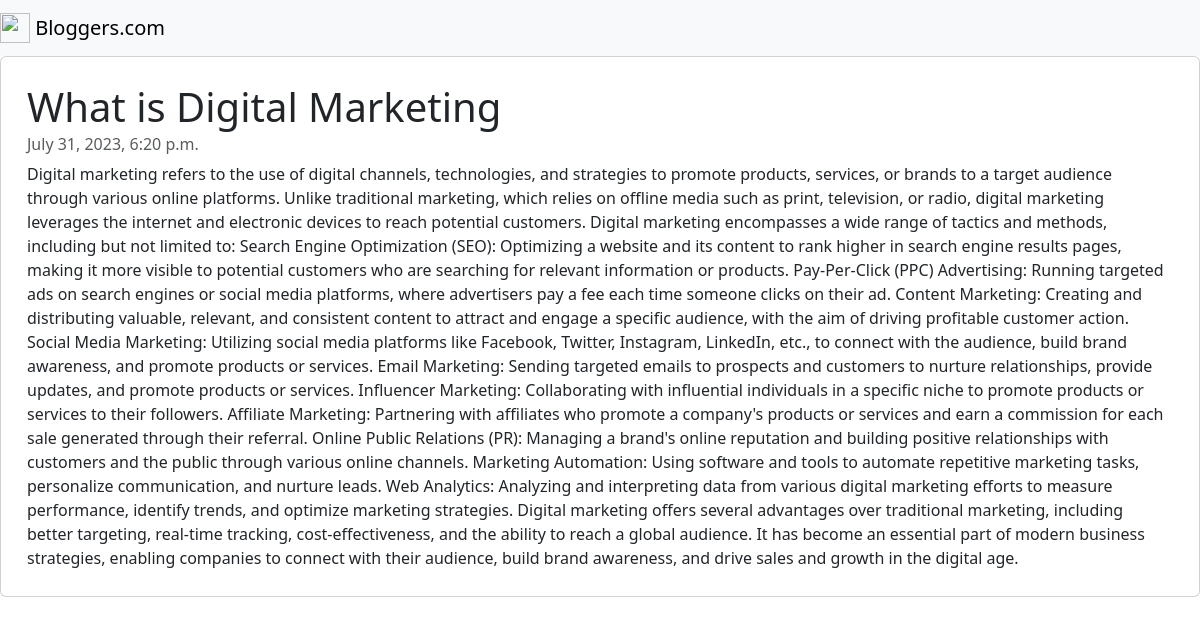
Screenshot of /post/2 with the database file from the repository.
### post/models.py (models this page shows, shortened)
class Post(models.Model):
    id = models.AutoField(primary_key=True)
    title = models.CharField(max_length=100)
    desc = models.TextField()
    img = models.ImageField(upload_to='pictures',blank=True)
    date = models.DateTimeField(auto_now_add=1)

### post/views.py (the view)
# urls.py: path('', include('post.urls'))
def post(request,pk):
    posts = Post.objects.get(id=pk)
    return render(request,'post.html',{'posts': posts})

### templates/post.html (shortened to what this page needs)
<!doctype html>
<html lang="en">
  <head>
    <link href="https://cdn.jsdelivr.net/npm/bootstrap@5.3.1/dist/css/bootstrap.min.css" rel="stylesheet">
  </head>
  <body>
<nav class="navbar navbar-light bg-light">
    <a class="navbar-brand" href="#">
      <img src="https://getbootstrap.com/docs/4.0/assets/brand/bootstrap-solid.svg" width="30" height="30" class="d-inline-block align-top" alt="">
      Bloggers.com
    </a>
  </nav>
   <div class="card" style="width: 100%;padding: 10px;">
  <div class="card-body">
    <h1 class="card-title">{{posts.title}}</h1>
    <h6 class="card-subtitle mb-2 text-muted">{{posts.date}}</h6>
    <p class="card-text">{{posts.desc}}</p>
  </div>
</div>
  </body>
</html>

### rows the page displays
Post: title "What is Digital Marketing", date "July 31, 2023, 6:20 p.m.", desc "Digital marketing refers to the use of digital channels, technologies, and strategies to promote products, services, or brands to a target audience through various online platforms. Unlike traditional marketing, which relies on offline media such as print, television, or radio, digital marketing leverages the internet and electronic devices to reach potential customers. Digital marketing encompasses a wide range of tactics and methods, including but not limited to: Search Engine Optimization (SEO): Optimizing a website and its content to rank higher in search engine results pages, making it more visible to potential customers who are searching for relevant information or products.…"
